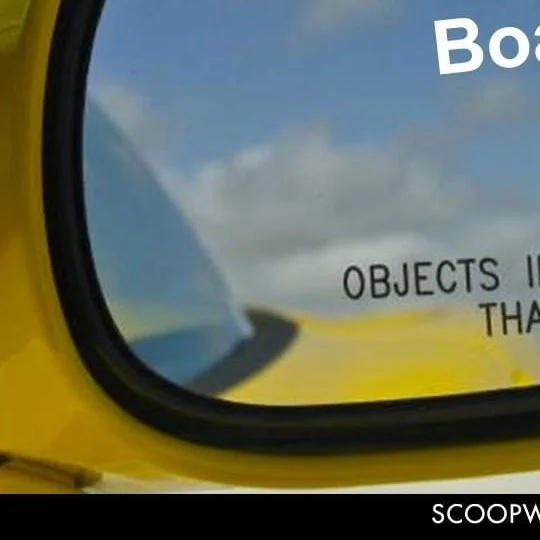
#> input picture Assignment1_visual/split_memes/0_bottomleft.jpg, 540 x 540 px, given as the content of the folder memes, which was not available
$ jupyter execute split_images.ipynb   (text cells are left out)
#> lines starting #> are read from the running program, lines starting #| are printed output that depends on the picture; pictures that were not available may be replaced by others from this repository, and a replacement may not be noted
[cell 1]
import numpy as np
import pandas as pd
import os
import sys
sys.path.append(os.path.join(".."))
import cv2 #openCv

[cell 2]
if not os.path.exists('split_memes'):
    os.makedirs('split_memes')

[cell 3]
meme_folder_path = os.path.join("memes")
filenames = [name for name in os.listdir(meme_folder_path)]
widths =[]
heights = []
new_filenames = []
for file in filenames:
    path_to_image = os.path.join(meme_folder_path, file)
    image= cv2.imread(path_to_image)
#> image is the input picture: shape (540, 540, 3); mean B, G, R 89.9, 107.3, 101.1

    height = int(image.shape[0])
#> height = 540
    width = int(image.shape[1])
#> width = 540

    topleft = image[ 0:int(height/2),0:int(width/2)]
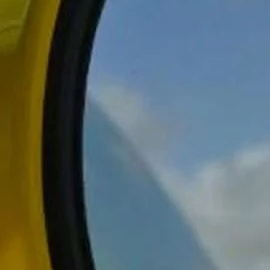
#> topleft: shape (270, 270, 3); mean B, G, R 107.6, 106.4, 91.2
    topright = image[0:int(height/2),int(width/2):width]
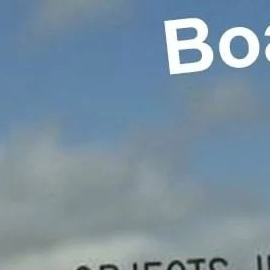
#> topright: shape (270, 270, 3); mean B, G, R 160.7, 144.4, 122.2
    bottomleft = image[int(height/2):height, 0:int(width/2)]
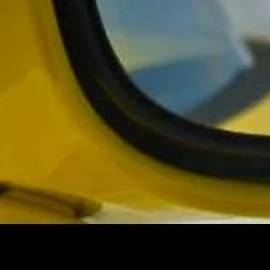
#> bottomleft: shape (270, 270, 3); mean B, G, R 35.4, 78.4, 85
    bottomright = image[int(height/2):height, int(width/2):width]
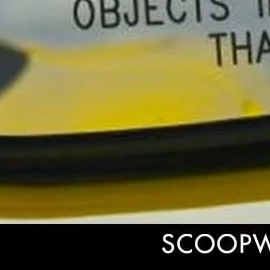
#> bottomright: shape (270, 270, 3); mean B, G, R 55.9, 99.9, 106

    topleft_path = os.path.join("split_memes", os.path.splitext(file)[0]+"_topleft.jpg")
    cv2.imwrite(topleft_path, topleft)

    topright_path = os.path.join("split_memes", os.path.splitext(file)[0]+"_topright.jpg")
    cv2.imwrite(topright_path, topright)

    bottomleft_path = os.path.join("split_memes", os.path.splitext(file)[0]+"_bottomleft.jpg")
    cv2.imwrite(bottomleft_path, bottomleft)

    bottomright_path = os.path.join("split_memes", os.path.splitext(file)[0]+"_bottomright.jpg")
    cv2.imwrite(bottomright_path, bottomright)

    widths.append(width)
    heights.append(height)
    new_filenames.append(os.path.splitext(file)[0]+"_topleft.jpg")
    new_filenames.append(os.path.splitext(file)[0]+"_topright.jpg")
    new_filenames.append(os.path.splitext(file)[0]+"_bottomleft.jpg")
    new_filenames.append(os.path.splitext(file)[0]+"_bottomright.jpg")


#Saving lists in pandas data frame
df = pd.DataFrame(list(zip(widths,heights, new_filenames)), columns=['width', 'height', 'new_filename'])
#> df = table of 1 rows and 3 columns

#Making output path
output_path = os.path.join("split_memes","novel_words.csv")

df.to_csv(output_path)

$ run again, on Assignment1_visual/split_memes/1_bottomleft.jpg
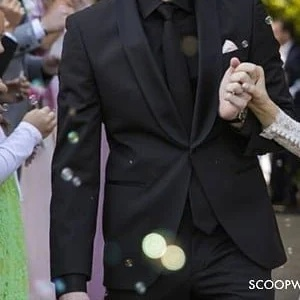
#> input picture Assignment1_visual/split_memes/1_bottomleft.jpg, 300 x 300 px, given as the content of the folder memes, which was not available
#> image is the input picture: shape (300, 300, 3); mean B, G, R 63.9, 62.8, 63.7
#> `bottomleft = image[int(height/2):height, 0:int(width/2)]`:
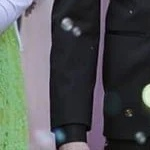
#> bottomleft: shape (150, 150, 3); mean B, G, R 83.2, 83.4, 79.9
#> `bottomright = image[int(height/2):height, int(width/2):width]`:
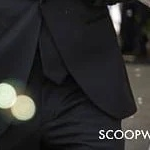
#> bottomright: shape (150, 150, 3); mean B, G, R 45, 45.3, 45.6

$ run again, on Assignment1_visual/split_memes/1_bottomright.jpg
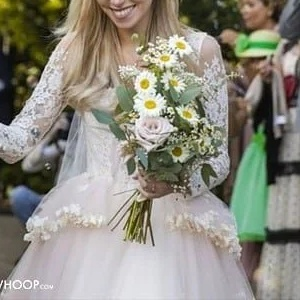
#> input picture Assignment1_visual/split_memes/1_bottomright.jpg, 300 x 300 px, given as the content of the folder memes, which was not available
#> image is the input picture: shape (300, 300, 3); mean B, G, R 128.7, 140, 142.3
#> `bottomleft = image[int(height/2):height, 0:int(width/2)]`:
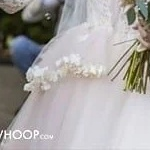
#> bottomleft: shape (150, 150, 3); mean B, G, R 161.7, 163.2, 166.4
#> `bottomright = image[int(height/2):height, int(width/2):width]`:
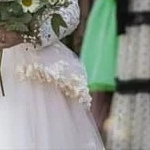
#> bottomright: shape (150, 150, 3); mean B, G, R 138.9, 146.6, 141.6

$ run again, on Assignment1_visual/split_memes/1_topleft.jpg
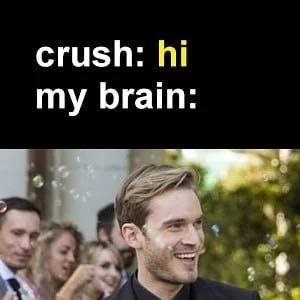
#> input picture Assignment1_visual/split_memes/1_topleft.jpg, 300 x 300 px, given as the content of the folder memes, which was not available
#> image is the input picture: shape (300, 300, 3); mean B, G, R 59.2, 70, 74.8
#> `bottomleft = image[int(height/2):height, 0:int(width/2)]`:
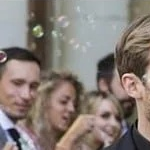
#> bottomleft: shape (150, 150, 3); mean B, G, R 117.7, 124, 134.4
#> `bottomright = image[int(height/2):height, int(width/2):width]`:
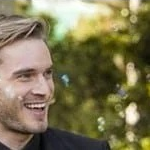
#> bottomright: shape (150, 150, 3); mean B, G, R 83, 117.7, 126
